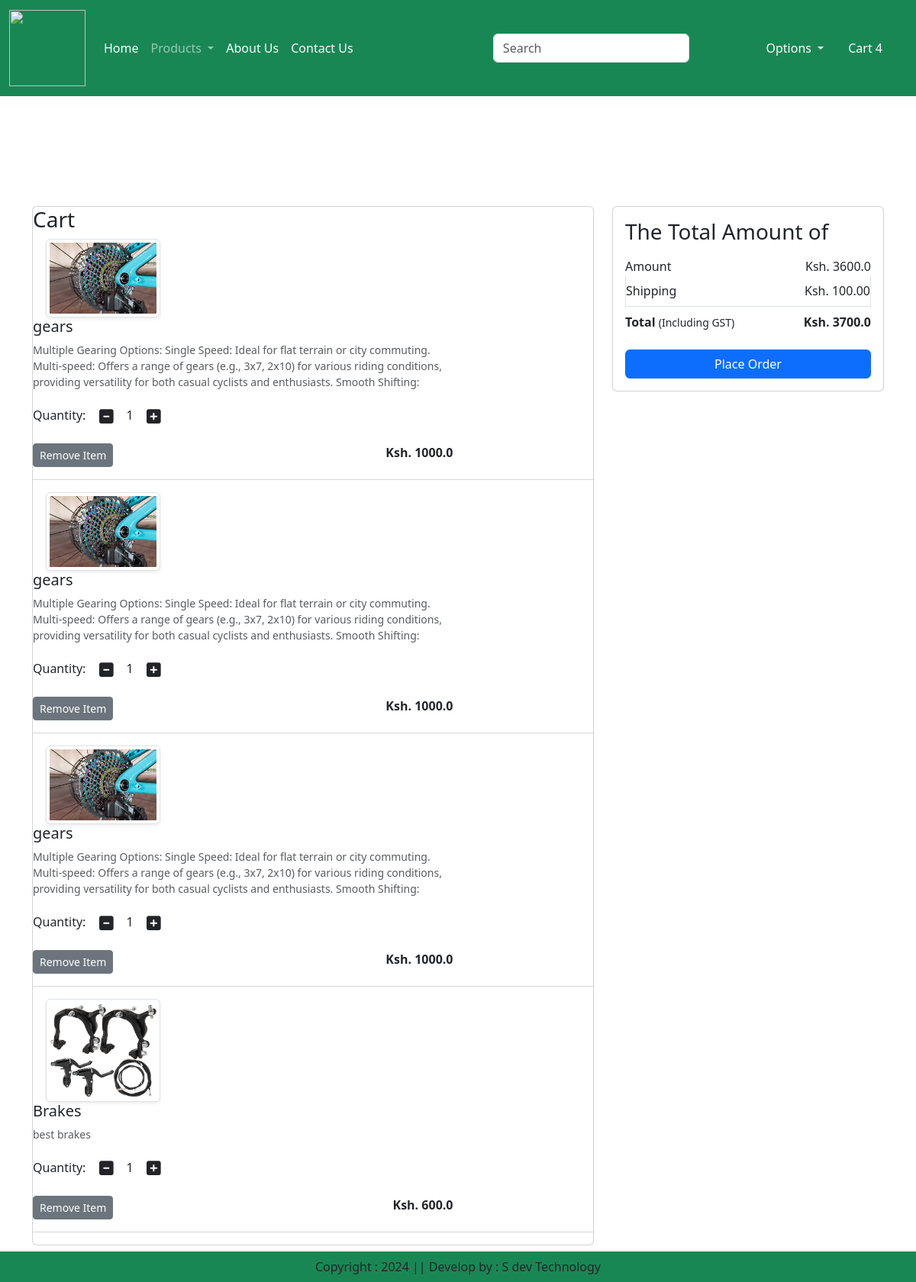
Screenshot of /cart/ (signed in) with the database file from the repository.
### app/models.py (models this page shows, shortened)
class Cart(models.Model):
    user = models.ForeignKey(User,on_delete=models.CASCADE)
    product = models.ForeignKey(Product, on_delete=models.CASCADE)
    quantity = models.PositiveIntegerField(default=1)

class Product(models.Model):
    title = models.CharField(max_length=100)
    selling_price = models.FloatField()
    discounted_price = models.FloatField()
    description = models.TextField()
    composition = models.TextField(default='')
    prodapp = models.TextField(default='')
    category = models.CharField(choices=CATEGORY_CHOICES, max_length=2)
    product_image = models.ImageField(upload_to='product')

### app/views.py (the view)
# urls.py: path('cart/', views.show_cart, name='showcart'),
def show_cart(request):
    user = request.user
    cart = Cart.objects.filter(user=user)
    amount= 0
    for p in cart:
        value = p.quantity * p.product.discounted_price
        amount = amount + value
    totalamount = amount + 100
    return render(request, 'app/addtocart.html',locals())

### app/templates/app/addtocart.html (shortened to what this page needs)
{% extends "app/base.html" %}
{% load static %}
{% block main-content %}
<div class="container my-5">
    <div class="row">
        {% if cart %}
        <div class="col-sm-8">
            <div class="card">
                <div class="card-dody">
                    <h3>Cart</h3>
                    {% for item in cart %}
                        <div clas="row">
                            <div class="col-sm-3 text-center align-self-center"><img src="{{item.product.product_image.url}}" alt="" srcset="" class="img-fluid img-thumbnail shadow-sm" height="150" width="150">
                            </div>
                            <div class="col-sm-9">
                                <div>
                                    <h5>{{item.product.title}}</h5>
                                    <p class="mb-2 text-muted small">{{item.product.description}}</p>
                                    <div class="my-3">
                                        <label for="quantity">Quantity:</label>
                                        <a class="minus-cart btn" pid={{item.product.id}}><i class="fas fa-minus-square fa-lg"></i></a>
                                        <span id="quantity">{{item.quantity}}</span>
                                        <a class="plus-cart btn" pid={{item.product.id}}><i class="fas fa-plus-square fa-lg"></i></a>
                                    </div>
                                    <div class="d-flex justify-content-between">
                                        <a href="#" class="remove-cart btn btn-sm btn-secondary mr-3" pid={{item.product.id}}>Remove Item </a>
                                        <p class="mb-0"><span><strong>Ksh. {{item.product.discounted_price}}</strong></span></p>
                                    </div>
                                </div>
                            </div>
                        </div>
                        <hr class="text-muted">
                    {% endfor %}
                </div>
            </div>
        </div>
        <div class="col-sm-4">
            <div class="card">
                <div class="card-body">
                    <h3>The Total Amount of</h3>
                    <ul class="list-group">
                        <li class="list-group-item d-flex justify-content-between align-items-center border-0 px-0 pb-0">
                            Amount <span id="amount">Ksh. {{amount}}</span>
                        </li>
                        <li class="list-group-item d-flex justify-content-between align-items-center px-0">
                            Shipping <span>Ksh. 100.00</span>
                        </li>
                        <li class="list-group-item d-flex justify-content-between align-items-center border-0 px-0 mb-3">
                            <div>
                                <strong>Total</strong>
                                <small>(Including GST)</small>
                            </div>
                            <span id="totalamount"><strong>Ksh. {{totalamount}}</strong></span>
                        </li>
                    </ul>
                    <div class="d-grid">
                        <a href="{% url 'checkout' %}" class="btn btn-primary">Place Order</a>
                    </div>
                </div>
            </div>
        </div>
        {% else %}
            <h1 class="text-center mb-5"> Oops! The Cart is Empty</h1>
        {% endif %}
    </div>
</div>
{% endblock main-content %}

### app/templates/app/base.html (shortened to what this page needs)
<!DOCTYPE html>
{% load static %}
<html lang="en">
<head>
    <link href="https://cdn.jsdelivr.net/npm/bootstrap@5.3.3/dist/css/bootstrap.min.css" rel="stylesheet">
    <link rel='stylesheet' href="{% static 'app/css/owl.carousel.min.css' %}"/>
    <link rel='stylesheet' href="{% static 'app/css/all.min.css' %}"/>
    <link rel='stylesheet' href="{% static 'app/css/style.css' %}"/>
</head>
<body>
    <nav class="navbar navbar-expand-lg navbar-dark bg-success">
        <div class="container-fluid">
          <a class="navbar-brand" href="#">
            <img src="{% static "app/images/Neel.png"%}" width="100" height="100" />
          </a>
          <div class="collapse navbar-collapse" id="navbarSupportedContent">
            <ul class="navbar-nav me-auto mb-2 mb-lg-0">
              {% if request.user.is_authenticated %}
              <li class="nav-item">
                <a class="nav-link active" aria-current="page" href="/">Home</a>
              </li>
              <li class="nav-item dropdown">
                <a class="nav-link dropdown-toggle" href="#" role="button" data-bs-toggle="dropdown" aria-expanded="false">
                  Products
                </a>
              </li>
              <li class="nav-item">
                <a class="nav-link text-white" href="{% url 'about' %}">About Us</a>
              </li>
              <li class="nav-item">
                <a class="nav-link text-white" href="{% url 'contact' %}">Contact Us</a>
              </li>
            </ul>
            <form class="d-flex" role="search">
              <input class="form-control me-2" type="search" placeholder="Search" aria-label="Search">
              <button class="btn btn-outline-success" type="submit">Search</button>
            </form>
          </div>
          <ul class="navbar-nav me-auto mb-2 mb-lg-0">
            <li class="nav-item dropdown mx-2">
                <a class="nav-link dropdown-toggle text-white" href="#" id="profileDropdown" role="button" data-bs-toggle="dropdown" aria-expanded="false">
                    Options
                </a>
            </li>
            <li class="nav-item mx-2">
              <a href="{% url 'showcart' %}" class="nav-link text-white">Cart 4</a>
            </li>
            {% endif %}
        </ul>
        </div>
      </nav>
      {%block main-content %}{% endblock main-content %}
      <footer class="container-fluid fixed-bottom bg-success text-center p-2 mt-5">
        Copyright : 2024 || Develop by : S dev Technology
      </footer>
</body>
</html>

### rows the page displays
Cart: product.product_image (picture), product "gears", product.description "Multiple Gearing Options: Single Speed: Ideal for flat terrain or city commuting. Multi-speed: Offers a range of gears (e.g., 3x7, 2x10) for various riding conditions, providing versatility for both casual cyclists and enthusiasts. Smooth Shifting:", quantity "1", product.discounted_price "1000.0"
Cart: product.product_image (picture), product "gears", product.description "Multiple Gearing Options: Single Speed: Ideal for flat terrain or city commuting. Multi-speed: Offers a range of gears (e.g., 3x7, 2x10) for various riding conditions, providing versatility for both casual cyclists and enthusiasts. Smooth Shifting:", quantity "1", product.discounted_price "1000.0"
Cart: product.product_image (picture), product "gears", product.description "Multiple Gearing Options: Single Speed: Ideal for flat terrain or city commuting. Multi-speed: Offers a range of gears (e.g., 3x7, 2x10) for various riding conditions, providing versatility for both casual cyclists and enthusiasts. Smooth Shifting:", quantity "1", product.discounted_price "1000.0"
Cart: product.product_image (picture), product "Brakes", product.description "best brakes", quantity "1", product.discounted_price "600.0"

### other values shown
{{ amount }} "3600.0"
{{ totalamount }} "3700.0"
